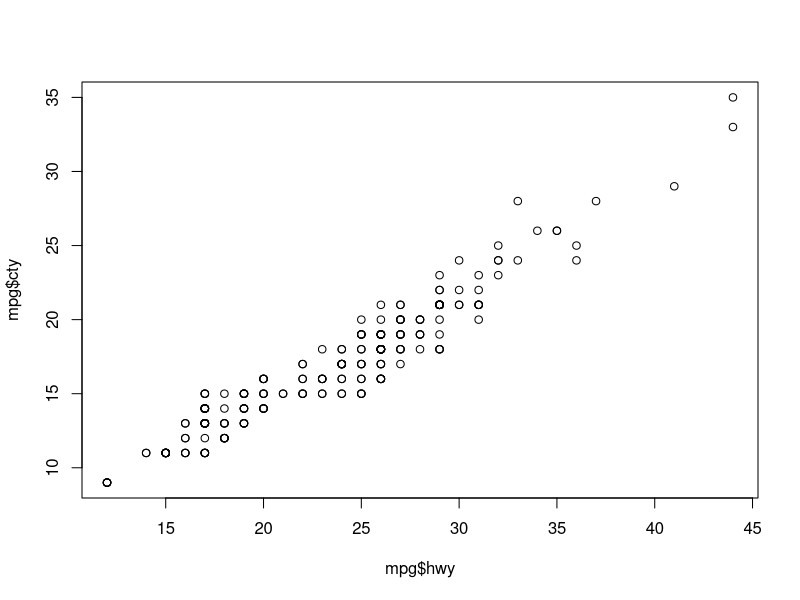
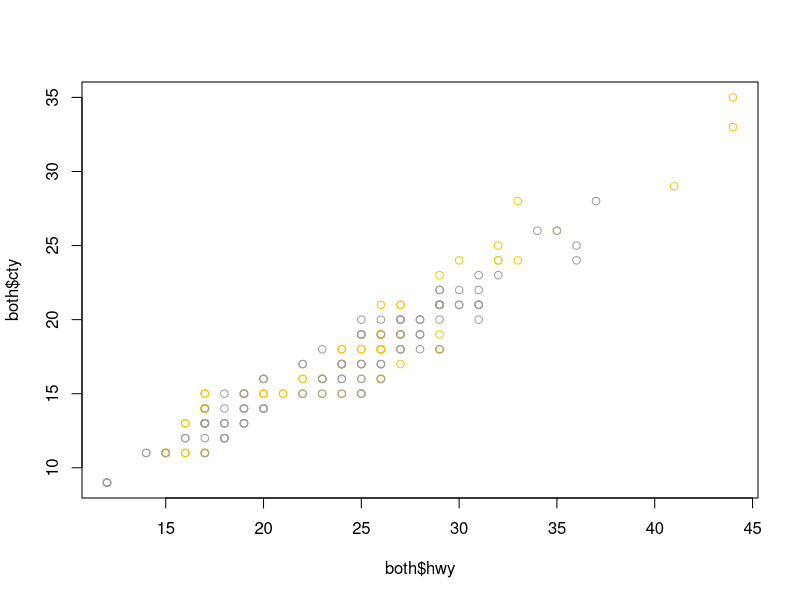
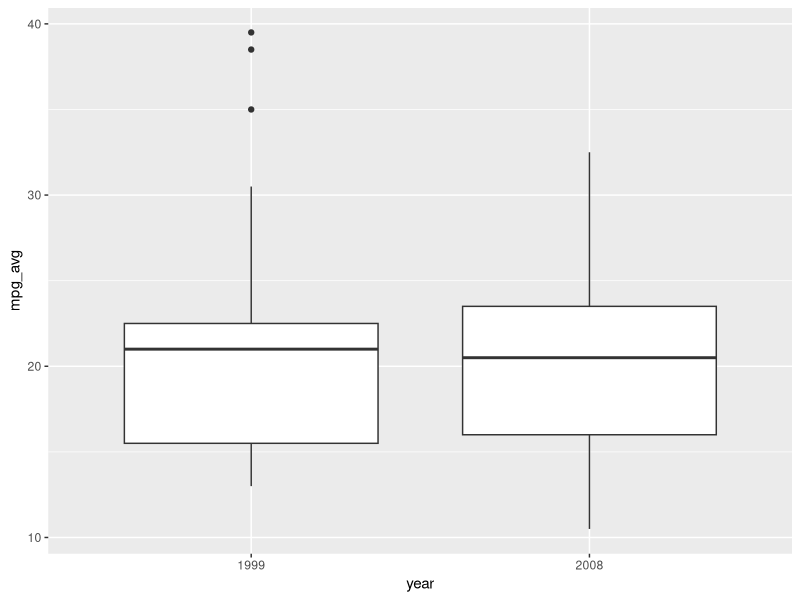

These figures' R source, in order:
## ---- chunk 1
a0 <- 1
a0
## ---- chunk 2
#1
ce <- c(-10:15)
ce1 <- (5/9*ce) - 32
ce1
## ---- chunk 3
#2
vec200 <- rep(c(1,0),100)
vec200
## ---- chunk 4
#3
sqrt(1001)
numPerfect <- floor(sqrt(1001))
numPerfect
## ---- chunk 5
library(ggplot2)
str(mpg)
## ---- chunk 6
#1
hwy <- mpg$hwy
names(hwy) <- mpg$model
hwy
sort(hwy, decreasing = TRUE)
## ---- chunk 7
head(hwy, 3)
top3a <- names(head(hwy, 3))
top3a
top3 <- mpg[mpg$hwy >40, ]
top3
## ---- chunk 8
#2
mpg$class
cmpt <- mpg[mpg$class == "compact", ]
cmpt
## ---- chunk 9
numCompact <- nrow(cmpt)
numCompact
## ---- chunk 10
#3
plot(mpg$hwy, mpg$cty)
## ---- chunk 11
#4
mpg1999 <- mpg[mpg$year == 1999, ]
mpg2008 <- mpg[mpg$year == 2008, ]
both <- rbind(mpg1999, mpg2008)
both
## ---- chunk 12
plot(both$hwy, both$cty, col=both$year)
## ---- chunk 13
mpg1999 <- mpg[mpg$year == 1999, ]
mpg2008 <- mpg[mpg$year == 2008, ]
mpg1999$mpg_avg <- rowMeans(mpg1999[c('hwy', 'cty')], na.rm=TRUE)
mpg2008$mpg_avg <- rowMeans(mpg2008[c('hwy', 'cty')], na.rm=TRUE)
both <- rbind(mpg1999, mpg2008)
both$year <- as.factor(both$year)
box <- ggplot(both, aes(x=year, y=mpg_avg)) + geom_boxplot()
box
## ---- chunk 14
summary(mpg1999$hwy, mpg1999$cty, col=mpg$year)
## ---- chunk 15
summary(mpg2008$hwy, mpg2008$cty, col=mpg$year)
